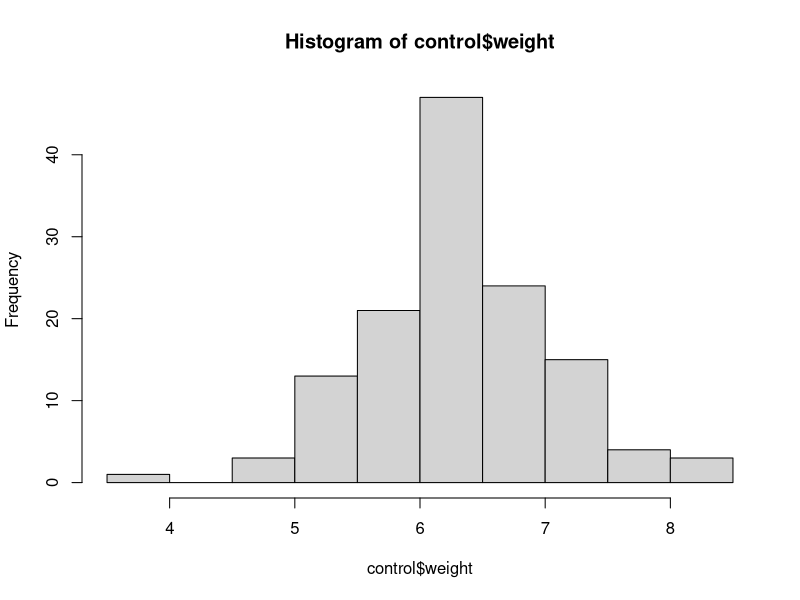
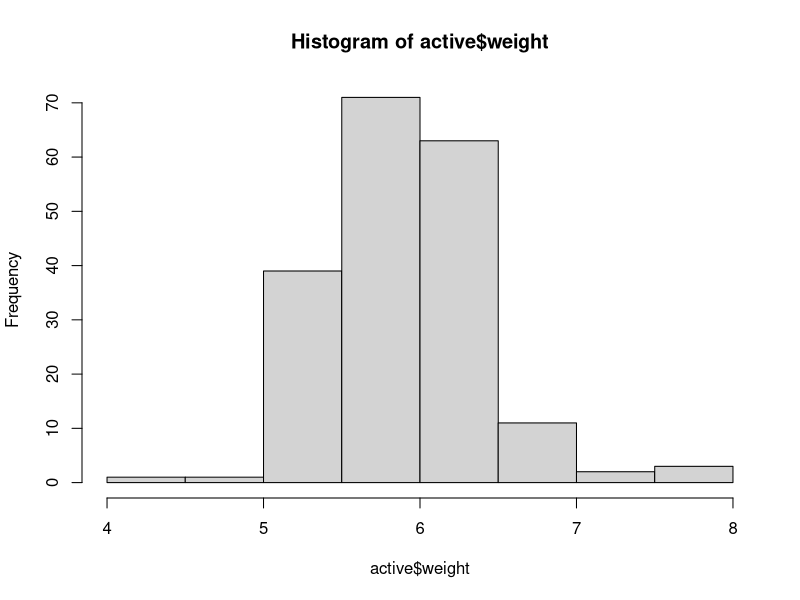

The R script that drew these images, in order:
data(RatPupWeight, package="nlme")

mix <- RatPupWeight
high <- RatPupWeight[RatPupWeight$Treatment=="High",]
low <- RatPupWeight[RatPupWeight$Treatment=="Low",]
control <- RatPupWeight[RatPupWeight$Treatment=="Control",]
active <- rbind(high, low)

#######################
##  problem 1
#######################

# histogram

postscript(file="~/Documents/LaTeX/stat4201-hmwk2/hist_control.eps",
           onefile=FALSE, horizontal=FALSE) 
hist(control$weight)
dev.off()

postscript(file="~/Documents/LaTeX/stat4201-hmwk2/hist_active.eps",
           onefile=FALSE, horizontal=FALSE)
hist(active$weight)
dev.off()

# 1.1 parametric
result.t <- t.test(active$weight, control$weight, var.equal=T)

# 1.1 non-parametric
result.wilw <- wilcox.test(active$weight, control$weight)

# 1.1 resampling
library(boot)

s1 <- var(control$weight)
s2 <- var(active$weight)
l1 <- length(control$weight)
l2 <- length(control$weight)
m <- mean(control$weight) - mean(active$weight)
se <- sqrt(s1/l1 + s2/l2)
z <- m / se

foo <- function(d1, i) {
  dd1 <- d1[i,]
  d2 <- active
  dd2 <- d2[i,]

  # I twiked a little, active group only take the first
  # length(conrol$weight) units. This is due to I can't find
  # the proper function to handle the bootstrap for different
  # group size. But all in all, this makes the sample sizes tends
  # to be identical, it will increase accuracy a little. So basically,
  # this shouldn't affect too much.
  
  mm <- mean(dd1$weight) - mean(dd2$weight)

  return(mm)
}
boot.control <- boot(control, foo, R = 500)
ci.control <- boot.ci(boot.control, type ="bca")


# 1.2 norm test para
norm.active <- shapiro.test(active$weight)
norm.control <- shapiro.test(control$weight)


# 1.3 parametric
pearson.mix <- cor.test(mix$weight, mix$Lsize)

# 1.3 nonparametric
spearman.mix <- cor.test(mix$weight, mix$Lsize, method="sp")
